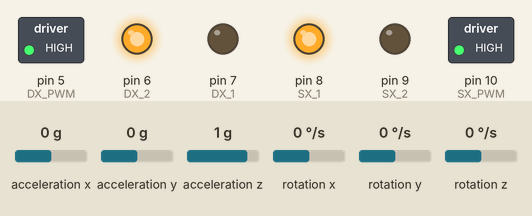
Recording of a sketch running on a simulated Arduino Uno, built with avr-gcc and run on an emulated ATmega328P. Parts: switched loads named in the sketch (green lamp = pin HIGH), output pins drawn as LEDs (lit = HIGH). Wiring (inferred from the names in the program): MPU-6050 motion sensor at I2C address 0x68. The inputs (shaded band) are chosen by the test bench; at power-on: acceleration x 0 g, rotation y 0 °/s, acceleration y 0 g, acceleration z 1 g, rotation x 0 °/s, rotation z 0 °/s. What the sketch prints to the serial monitor is not drawn.

Above: at 1.3 s.
1.4 s: acceleration x set to -1.4 g
At 2.9 s:
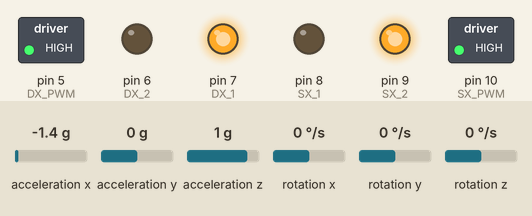
At 4.2 s:
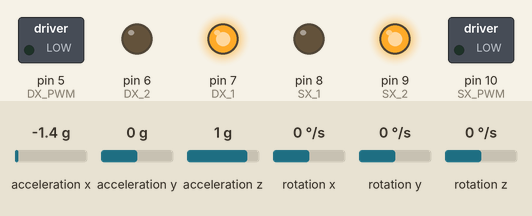
4.4 s: rotation y set to -45 °/s
7.3 s: rotation y set to -51 °/s
8.8 s: acceleration x set to 0.8 g
At 11.1 s:
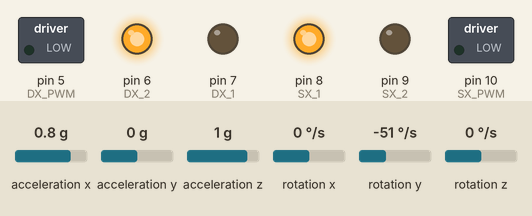
Timing chart, 0 to 12.6 s (numbered marks = the images above; inputs shaded):
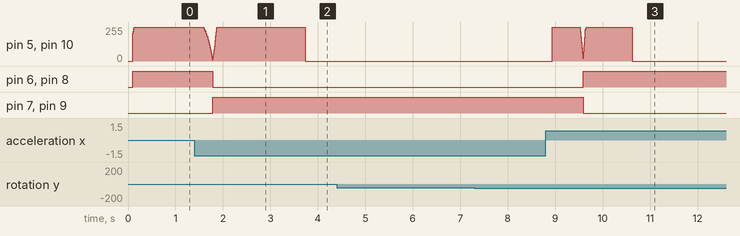

The sketch:

self_balancing_robot.ino
```cpp
#include <PID_v1.h>
#include <Wire.h>
#include <Math.h>
#include "Kalman.h" //


// FUNCTIONS DECLARATION

// EXTERNAL VARIABLES DECLARATION
extern float kp; extern float proportional;
extern float ki; extern float integral;
extern float kd; extern float derivative;
//extern float setpoint;

//PID
double error;
double originalSetpoint = 1.9;
double setpoint = originalSetpoint;
double movingAngleOffset = 0.1;
double input, output, input2;

//adjust these values to fit your own design
double Kp = 100;
double Kd = 5.5;
double Ki = 900;
PID pid(&input, &output, &setpoint, Kp, Ki, Kd, DIRECT);

double motorSpeedFactorLeft = 0.7;
double motorSpeedFactorRight = 0.6;


Kalman kalmanX; // Create the Kalman instances
Kalman kalmanY;
/* IMU Data */
int16_t accX, accY, accZ;
int16_t gyroX, gyroY, gyroZ;

double accXangle, accYangle; // Angle calculate using the accelerometer
double gyroXangle, gyroYangle; // Angle calculate using the gyro
double compAngleX, compAngleY; // Calculate the angle using a complementary filter
double kalAngleX,kalAngleY; // Calculate the angle using a Kalman filter

uint32_t timer;
uint8_t i2cData[14]; // Buffer for I2C data

// Time of the last call to kalman function, using microseconds precision
unsigned long oldTime;


void setup() {
  // join I2C bus (I2Cdev library doesn't do this automatically)
  Wire.begin();

  // initialize serial communication
  Serial.begin(38400);

  #if PRINT_INFO
  Serial.println(F("Initializing L298N motor driver..."));
  #endif
  initMotors();
  TWBR = ((F_CPU / 400000L) - 16) / 2;//set gyro rate to 400khz
  i2cData[0] = 7; // Set the sample rate to 1000Hz - 8kHz/(7+1) = 1000Hz
  i2cData[1] = 0x00; // Disable FSYNC and set 260 Hz Acc filtering, 256 Hz Gyro filtering, 8 KHz sampling
  i2cData[2] = 0x03; // Set Gyro Full Scale Range to Â±250deg/s
  i2cData[3] = 0x03; // Set Accelerometer Full Scale Range to Â±2g
  while(i2cWrite(0x19,i2cData,4,false)); // Write to all four registers at once
  while(i2cWrite(0x6B,0x01,true)); // PLL with X axis gyroscope reference and disable sleep mode

  while(i2cRead(0x75,i2cData,1));
  if(i2cData[0] != 0x68)
  {
    // Read "WHO_AM_I" register
    Serial.print(F("Error reading sensor"));
    while(1);
  }


  delay(100); // Wait for sensor to stabilize

  /* Set kalman and gyro starting angle */
  while(i2cRead(0x3B,i2cData,6));
  accX = ((i2cData[0] << 8) | i2cData[1]);
  accY = ((i2cData[2] << 8) | i2cData[3]);
  accZ = ((i2cData[4] << 8) | i2cData[5]);
  // atan2 outputs the value of -Ï€ to Ï€ (radians) - see http://en.wikipedia.org/wiki/Atan2
  // We then convert it to 0 to 2Ï€ and then from radians to degrees
  // Source: http://www.freescale.com/files/sensors/doc/app_note/AN3461.pdf eq. 25 and eq. 26
  // atan2 outputs the value of -π to π (radians) - see http://en.wikipedia.org/wiki/Atan2
  // It is then converted from radians to degrees
#ifdef RESTRICT_PITCH // Eq. 25 and 26
  double roll  = atan2(accY, accZ) * RAD_TO_DEG;
  double pitch = atan(-accX / sqrt(accY * accY + accZ * accZ)) * RAD_TO_DEG;
#else // Eq. 28 and 29
  double roll  = atan(accY / sqrt(accX * accX + accZ * accZ)) * RAD_TO_DEG;
  double pitch = atan2(-accX, accZ) * RAD_TO_DEG;
#endif

  kalmanX.setAngle(roll); // Set starting angle
  kalmanY.setAngle(pitch);
  gyroXangle = roll;
  gyroYangle = pitch;
  compAngleX = roll;
  compAngleY = pitch;


  // initializing oldTime with the current time
  oldTime = micros();

 pid.SetMode(AUTOMATIC);
 pid.SetSampleTime(10);
 pid.SetOutputLimits(-255, 255);


}

void loop() {

  // acquiring current time and computing delta time wrt the previous iteration
  // in seconds
  unsigned long time = micros();
  unsigned long dt_usec = time - oldTime;
  float dt_sec = float(dt_usec) / 1000000.0f;

  while (i2cRead(0x3B, i2cData, 14));
  accX = ((i2cData[0] << 8) | i2cData[1]);
  accY = ((i2cData[2] << 8) | i2cData[3]);
  accZ = ((i2cData[4] << 8) | i2cData[5]);

  gyroX = (i2cData[8] << 8) | i2cData[9];
  gyroY = (i2cData[10] << 8) | i2cData[11];
  gyroZ = (i2cData[12] << 8) | i2cData[13];
    double dt = (double)(micros() - timer) / 1000000; // Calculate delta time
  timer = micros();

  // Source: http://www.freescale.com/files/sensors/doc/app_note/AN3461.pdf eq. 25 and eq. 26
  // atan2 outputs the value of -π to π (radians) - see http://en.wikipedia.org/wiki/Atan2
  // It is then converted from radians to degrees
#ifdef RESTRICT_PITCH // Eq. 25 and 26
  double roll  = atan2(accY, accZ) * RAD_TO_DEG;
  double pitch = atan(-accX / sqrt(accY * accY + accZ * accZ)) * RAD_TO_DEG;
#else // Eq. 28 and 29
  double roll  = atan(accY / sqrt(accX * accX + accZ * accZ)) * RAD_TO_DEG;
  double pitch = atan2(-accX, accZ) * RAD_TO_DEG;
#endif

  double gyroXrate = gyroX / 131.0; // Convert to deg/s
  double gyroYrate = gyroY / 131.0; // Convert to deg/s

#ifdef RESTRICT_PITCH
  // This fixes the transition problem when the accelerometer angle jumps between -180 and 180 degrees
  if ((roll < -90 && kalAngleX > 90) || (roll > 90 && kalAngleX < -90)) {
    kalmanX.setAngle(roll);
    compAngleX = roll;
    kalAngleX = roll;
    gyroXangle = roll;
  } else
    kalAngleX = kalmanX.getAngle(roll, gyroXrate, dt); // Calculate the angle using a Kalman filter

  if (abs(kalAngleX) > 90)
    gyroYrate = -gyroYrate; // Invert rate, so it fits the restriced accelerometer reading
  kalAngleY = kalmanY.getAngle(pitch, gyroYrate, dt);
#else
  // This fixes the transition problem when the accelerometer angle jumps between -180 and 180 degrees
  if ((pitch < -90 && kalAngleY > 90) || (pitch > 90 && kalAngleY < -90)) {
    kalmanY.setAngle(pitch);
    compAngleY = pitch;
    kalAngleY = pitch;
    gyroYangle = pitch;
  } else
    kalAngleY = kalmanY.getAngle(pitch, gyroYrate, dt); // Calculate the angle using a Kalman filter

  if (abs(kalAngleY) > 90)
    gyroXrate = -gyroXrate; // Invert rate, so it fits the restriced accelerometer reading
  kalAngleX = kalmanX.getAngle(roll, gyroXrate, dt); // Calculate the angle using a Kalman filter
#endif

  gyroXangle += gyroXrate * dt; // Calculate gyro angle without any filter
  gyroYangle += gyroYrate * dt;
  //gyroXangle += kalmanX.getRate() * dt; // Calculate gyro angle using the unbiased rate
  //gyroYangle += kalmanY.getRate() * dt;

  // Reset the gyro angle when it has drifted too much
  if (gyroXangle < -180 || gyroXangle > 180)
    gyroXangle = kalAngleX;
  if (gyroYangle < -180 || gyroYangle > 180)
    gyroYangle = kalAngleY;

   error=setpoint-input;
  timer = micros();


  // PID & Motor Control
  //float pidOutput = updatePID(kalAngleY, dt_sec);
   pid.Compute();
  // enabling motors only if the robot is near the vertical position
  if (abs(kalAngleY) < 30) {
    runMotors(output);
  } else {
    stopMotors();
  }

  // printing values for plotter


   //Serial.print(kalAngleY); Serial.print('\t');                  // Kalman filtered angle
   //Serial.print(output/10); Serial.print('\t');
   Serial.print(error);// PID output (normalized between -25 and +25)
  //Serial.print(dt_usec); Serial.print('\t');                      // duration of the cycle in milliseconds

  Serial.println();


  oldTime = time;

  //delay(15);
  input=kalAngleY;
}
```

I2C.ino
```cpp
// (licence header left out)
const uint8_t IMUAddress = 0x68; // AD0 is logic low on the PCB
const uint16_t I2C_TIMEOUT = 1000; // Used to check for errors in I2C communication

uint8_t i2cWrite(uint8_t registerAddress, uint8_t data, bool sendStop) {
  return i2cWrite(registerAddress, &data, 1, sendStop); // Returns 0 on success
}

uint8_t i2cWrite(uint8_t registerAddress, uint8_t *data, uint8_t length, bool sendStop) {
  Wire.beginTransmission(IMUAddress);
  Wire.write(registerAddress);
  Wire.write(data, length);
  uint8_t rcode = Wire.endTransmission(sendStop); // Returns 0 on success
  if (rcode) {
    Serial.print(F("i2cWrite failed: "));
    Serial.println(rcode);
  }
  return rcode; // See: http://arduino.cc/en/Reference/WireEndTransmission
}

uint8_t i2cRead(uint8_t registerAddress, uint8_t *data, uint8_t nbytes) {
  uint32_t timeOutTimer;
  Wire.beginTransmission(IMUAddress);
  Wire.write(registerAddress);
  uint8_t rcode = Wire.endTransmission(false); // Don't release the bus
  if (rcode) {
    Serial.print(F("i2cRead failed: "));
    Serial.println(rcode);
    return rcode; // See: http://arduino.cc/en/Reference/WireEndTransmission
  }
  Wire.requestFrom(IMUAddress, nbytes, (uint8_t)true); // Send a repeated start and then release the bus after reading
  for (uint8_t i = 0; i < nbytes; i++) {
    if (Wire.available())
      data[i] = Wire.read();
    else {
      timeOutTimer = micros();
      while (((micros() - timeOutTimer) < I2C_TIMEOUT) && !Wire.available());
      if (Wire.available())
        data[i] = Wire.read();
      else {
        Serial.println(F("i2cRead timeout"));
        return 5; // This error value is not already taken by endTransmission
      }
    }
  }
  return 0; // Success
}
```

Kalman.cpp
```cpp
// (licence header left out)
#include "Kalman.h"

Kalman::Kalman() {

    // set default values for the process and the measurement variances
    V1_angle   = 0.001f;      // defaults: 0.001 - try: 0.001
    V1_bias    = 0.001f;      // defautls: 0.003 - try: 0.003
    V2_measure = 3.003f;      // defaults: 0.030 - try: 9.900

    // initialization of angle and bias
    angle = 0.0f;
    bias = 0.0f;

    // initialization of the filter gain
    e = 0.0f;

    // initialization of the error covariance matrix
    // the values of the matrix are all set to 0 because
    // we know the initial position of the robot and
    // the sensor offsets (computed through the calibration phase)
    P[0][0] = 0.0f;
    P[0][1] = 0.0f;
    P[1][0] = 0.0f;
    P[1][1] = 0.0f;
};

// accAngle in degrees, gyroRate in degrees/second, deltaTime in seconds
float Kalman::getAngle(float accAngle, float gyroRate, float deltaTime) {

    // compute the a priori estimate of the angle of the state vector x = [angle bias]'
    // (' stands for transposed)
    rate = gyroRate - bias;
    angle += deltaTime * rate;

    // compute the a priori estimate of the error covariance matrix P
    // P(t|t-1) = F(t)P(t-1|t-1)F(t)' + V1*Δt
    P[0][0] += deltaTime * (deltaTime*P[1][1] - P[0][1] - P[1][0] + V1_angle);
    P[0][1] -= deltaTime * P[1][1];
    P[1][0] -= deltaTime * P[1][1];
    P[1][1] += V1_bias * deltaTime;

    // compute the measurement prediction covariance
    // S(t) = H(t)P(t|t-1)H(t)' + V2
    float S = P[0][0] + V2_measure;


    // compute the filter gain
    // K(t) = P(t|t-1)H(t)'S(t)^-1
    float K[2];
    K[0] = P[0][0] / S;
    K[1] = P[1][0] / S;

    // calculate the innovation (measurement residual)
    // e(t) = y(t) - H(t)x(t|t-1)
    e = accAngle - angle;

    // state estimate update
    // x(t|t) = x(t|t-1) + K(t)e(t)
    angle += K[0] * e;
    bias += K[1] * e;

    // state covariance update
    // P(t|t) = P(t|t-1) - K(t)S(t)K(t)'
    //        = (I - K(t)H(t))P(t|t-1)
    float P00_temp = P[0][0];
    float P01_temp = P[0][1];

    P[0][0] -= K[0] * P00_temp;
    P[0][1] -= K[0] * P01_temp;
    P[1][0] -= K[1] * P00_temp;
    P[1][1] -= K[1] * P01_temp;

    return angle;
};

// set the starting angle of the robot with respect to the vertical position
void Kalman::setAngle(float angle) {
    this->angle = angle;
};

float Kalman::getBias() {
  return this->bias;
};

float Kalman::getInnovation() {
  return this->e;
};
```

Kalman.h
```cpp
// (licence header left out)
#ifndef _Kalman_h_
#define _Kalman_h_

class Kalman {

public:
    // Default constructor
    Kalman();

    /**
     * Implements the kalman filter in order to filter the angle of the robot
     * with respect to the measurement from the MPU6050
     *
     * - Parameters:
     *      - accAngle  : the accelerometer measurement (represents the output of the system) [in degrees]
     *      - gyroRate  : the gyroscope measurement (represents the deterministic input of the system) [in degrees/sec]
     *      - deltaTime : the time interval since the last update of the system [in sec]
     * - Returns: the estimate measurement of the angle of the robot with respect to the vertical position.
     */
    float getAngle(float accAngle, float gyroRate, float deltaTime);

    /**
     * Set the starting angle of the robot with respect to the vertical position
     *
     * - Parameters:
     *      - angle : the value of the starting angle to be set [in degrees]
     */
    void setAngle(float angle);

    float getBias();
    float getInnovation();

public:
    /** Kalman filter variables
     * V1_angle      : the process noise variance specific to the accelerometer
     * V1_bias       : the process noise variance specific to the gyroscope
     * V2_measure    : the measurement noise variance of the angle computed from the accelerometer
     * angle         : the updated angle computed through the Kalman filter
     * bias          : the updated gyroscope bias computed through the Kalman filter
     * rate          : the unbiased rate
     * P             : the error covariance matrix [2X2]
     * e             : kalman innovation term computed in the previous run of getAngle function
     */
    float V1_angle;
    float V1_bias;
    float V2_measure;
    float angle;
    float bias;
    float rate;
    float P[2][2];
    float e;

};

#endif
```

Motors.ino
```cpp
// (licence header left out)
//L298N LOGIC PINS
#define SX_1 8
#define SX_2 9
#define DX_1 7
#define DX_2 6

#define SX_PWM 10
#define DX_PWM 5

// PID Constants
float kp = 60.0f;    // Proportional coefficient 400 - 6V 300.0f  200.0
float ki = 300.0f;    // Integral coefficient      10 - 6V 10.0f   0.0
float kd = 0.5f;      // Derivative coefficient     3 - 6V 2.5f    1.0
//float setpoint = 1.0f;    // Desired angle, corresponding to the vertical line.
const float i_limit = 250.0f;   // Integral part limit in absolute value

// PID Variables
float prevError = 0.0f;
float proportional = 0.0f;
float integral = 0.0f;
float derivative = 0.0f;


float updatePID(float angle, float dt) {
  float error = setpoint - angle;

  proportional = kp * error;
  integral += ki * error * dt;
  integral = constrain(integral, -i_limit, i_limit); // Limit the integrated error - prevents windup
  derivative = kd * (error - prevError) / dt;
  float output = proportional + integral + derivative;

  prevError = error;

  return constrain(output, -250, 250);
}

void runMotors(float pidOutput) {
  /*
   * L298N Configuration Table
   * Direction of rotation for the motors wrt input logic
   *
   *  In1  |  In2  | Evento
   * ------|-------|----------------------
   *  LOW  |  LOW  | stop
   *  LOW  |  HIGH | one direction
   *  HIGH |  LOW  | the other direction
   *  HIGH |  HIGH | stop
   */

  // Determining the direction of rotation based on pidOutput sign
  if(pidOutput < 0) {
    digitalWrite(SX_1, LOW);
    digitalWrite(SX_2, HIGH);
    digitalWrite(DX_1, HIGH);
    digitalWrite(DX_2, LOW);
  } else {
    digitalWrite(SX_1, HIGH);
    digitalWrite(SX_2, LOW);
    digitalWrite(DX_1, LOW);
    digitalWrite(DX_2, HIGH);
  }

  // Computing speed power
  float speed = min(abs(pidOutput), 255);


  analogWrite(SX_PWM,speed);
  analogWrite(DX_PWM,speed);
}

void initMotors() {

  pinMode(SX_1, OUTPUT);
  pinMode(SX_2, OUTPUT);
  pinMode(DX_1, OUTPUT);
  pinMode(DX_2, OUTPUT);
  pinMode(SX_PWM, OUTPUT);
  pinMode(DX_PWM, OUTPUT);

  digitalWrite(SX_1, LOW);
  digitalWrite(SX_2, LOW);
  digitalWrite(DX_1, LOW);
  digitalWrite(DX_2, LOW);
  digitalWrite(SX_PWM, LOW);
  digitalWrite(DX_PWM, LOW);

}

void stopMotors() {
  digitalWrite(SX_PWM, LOW);
  digitalWrite(DX_PWM, LOW);
}
```

Measured:
- after the input at 1.4 s, pin 6 (DX_2), pin 8 (SX_1): HIGH → LOW after 0.38 s; pin 7 (DX_1), pin 9 (SX_2): LOW → HIGH after 0.38 s
- after the input at 8.8 s, pin 6 (DX_2), pin 8 (SX_1): LOW → HIGH after 0.79 s; pin 7 (DX_1), pin 9 (SX_2): HIGH → LOW after 0.79 s
